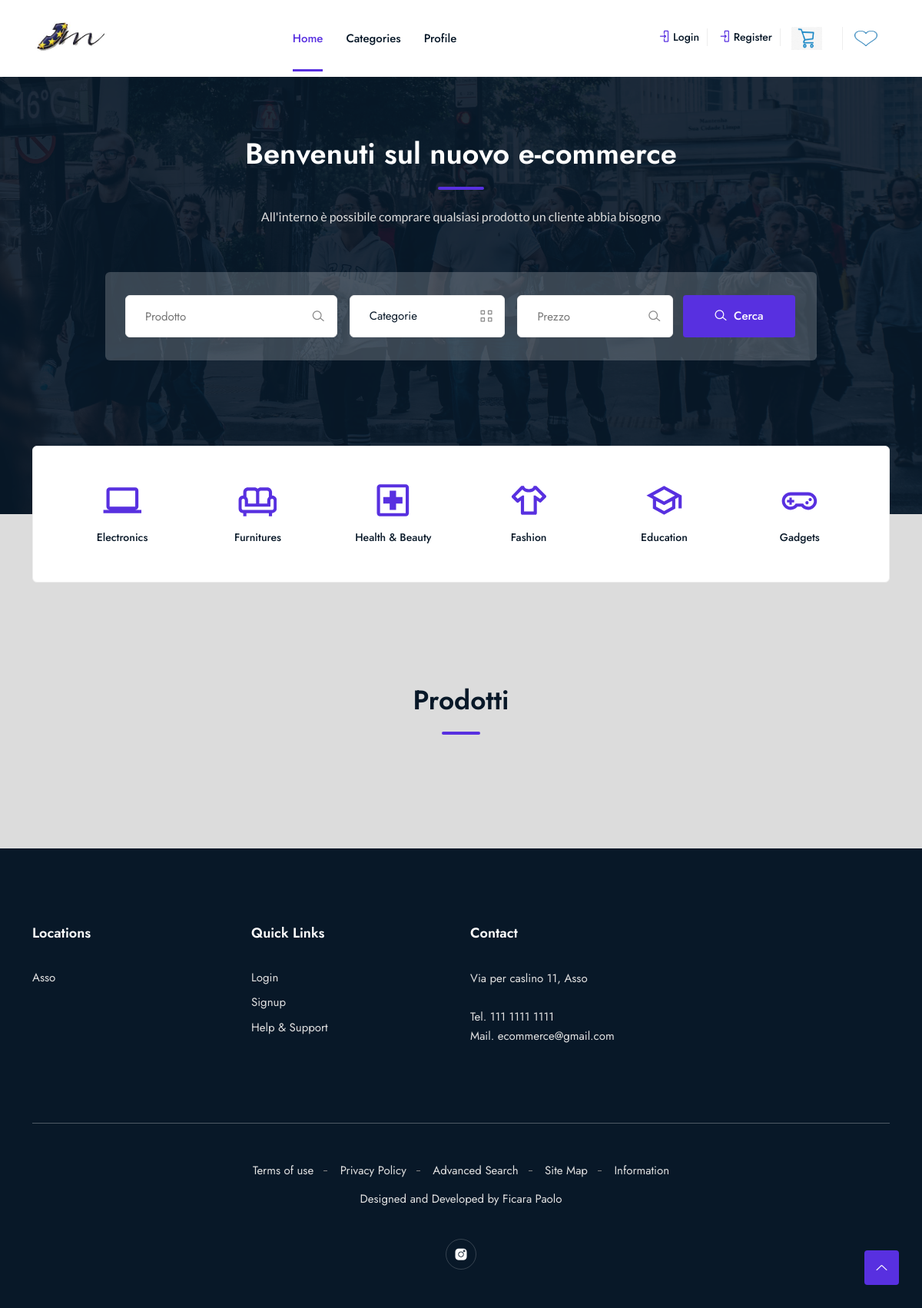
The page / on the database its author committed.
### tables this page shows
CREATE TABLE `categories` (
  `Id` int(4) NOT NULL,
  `name` varchar(16) NOT NULL,
  `description` varchar(255) NOT NULL,
  `thumbnail` varchar(255) NOT NULL
);

### index.php (the view, shortened to what this page needs)
<?php require_once("connection.php"); ?>
<!DOCTYPE html>
<html class="no-js" lang="zxx">
<head>
    <link rel="stylesheet" href="assets/css/bootstrap.min.css" />
    <link rel="stylesheet" href="assets/css/LineIcons.2.0.css" />
    <link rel="stylesheet" href="assets/css/animate.css" />
    <link rel="stylesheet" href="assets/css/tiny-slider.css" />
    <link rel="stylesheet" href="assets/css/glightbox.min.css" />
    <link rel="stylesheet" href="assets/css/main.css" />
</head>
<body>
    <header class="header navbar-area">
        <div class="container">
            <div class="row align-items-center">
                <div class="col-lg-12">
                    <div class="nav-inner">
                        <nav class="navbar navbar-expand-lg">
                            <a class="navbar-brand" href="index.html">
                                <img src="assets/images/logo.jpg" alt="Logo" id="logo" style="width: 100px; height: 100px;">
                            </a>
                            <div class="collapse navbar-collapse sub-menu-bar" id="navbarSupportedContent">
                                <ul id="nav" class="navbar-nav ms-auto">
                                    <li class="nav-item">
                                        <a class=" active dd-menu collapsed" href="javascript:void(0)" data-bs-toggle="collapse" data-bs-target="#submenu-1-1" aria-controls="navbarSupportedContent" aria-expanded="false" aria-label="Toggle navigation">Home
                                        </a>
                                    </li>
                                    <li class="nav-item">
                                        <a href="" aria-label="Toggle navigation">Categories</a>
                                    </li>
                                    <li class="nav-item">
                                        <a class=" dd-menu collapsed" href="javascript:void(0)" data-bs-toggle="collapse" data-bs-target="#submenu-1-4" aria-controls="navbarSupportedContent" aria-expanded="false" aria-label="Toggle navigation">Profile</a>
                                    </li>
                                </ul>
                            </div>
                            <div class="login-button">
                                <ul>
                                    <?php
                                    if (!isset($_SESSIO["username"])) {
                                        echo "<li><a href='login.php'><i class='lni lni-enter'></i>Login</a></li>
                                            <li><a href='registration.php'><i class='lni lni-enter'></i>Register</a></li>";
                                    }
                                    ?>
                                    <li>
                                        <a href="cart.php" class="navbar-brand">
                                            <img src="assets/images/cart.jpg" style="width: 40px; height:30px;">
                                        </a>
                                    </li>
                                    <li>
                                        <a href="wishList.php" class="navbar-brand">
                                            <img src="assets/images/heart.png" style="width: 30px; height:20px;">
                                        </a>
                                    </li>
                                </ul>
                            </div>
                        </nav>
                    </div>
                </div>
            </div>
        </div>
    </header>
    <section class="hero-area overlay" style="background-image: url('assets/images/hero-area.jpg');">
        <div class="container">
            <div class="row">
                <div class="col-lg-10 offset-lg-1 col-md-12 col-12">
                    <div class="hero-text text-center">
                        <div class="section-heading">
                            <h2 class="wow fadeInUp" data-wow-delay=".3s">Benvenuti sul nuovo e-commerce</h2>
                            <p class="wow fadeInUp" data-wow-delay=".5s">All'interno è possibile comprare qualsiasi prodotto un cliente abbia bisogno</p>
                        </div>
                        <form action="" class="search-form wow fadeInUp" method="get" data-wow-delay=".7s">
                            <div class="row">
                                <div class="col-lg-4 col-md-4 col-12 p-0">
                                    <div class="search-input">
                                        <label for="keyword"><i class="lni lni-search-alt theme-color"></i></label>
                                        <input type="text" name="keyword" id="keyword" placeholder="Prodotto">
                                    </div>
                                </div>
                                <div class="col-lg-3 col-md-3 col-12 p-0">
                                    <div class="search-input">
                                        <label for="category"><i class="lni lni-grid-alt theme-color"></i></label>
                                        <select name="category" id="category">
                                            <option value="none" selected disabled>Categorie</option>
                                        </select>
                                    </div>
                                </div>
                                <div class="col-lg-3 col-md-3 col-12 p-0">
                                    <div class="search-input">
                                        <label for="price"><i class="lni lni-search-alt theme-color"></i></label>
                                        <input type="number" name="price" id="price" placeholder="Prezzo">
                                    </div>
                                </div>
                                <div class="col-lg-2 col-md-2 col-12 p-0">
                                    <div class="search-btn button">
                                        <button class="btn"><i class="lni lni-search-alt"></i> Cerca </button>
                                    </div>
                                </div>
                            </div>
                        </form>
                    </div>
                </div>
            </div>
        </div>
    </section>
    <section class="categories">
        <div class="container">
            <div class="cat-inner">
                <div class="row">
                    <div class="col-12 p-0">
                        <div class="category-slider">
                            <?php
                            $query = "SELECT * FROM categories";
                            $result = $conn->query($query);
                            if ($result->num_rows > 0) {
                                while ($row = $result->fetch_assoc()) {
                                    echo "
                                        <a href='category.php?name=" . $row["name"] . "' class='single-cat'>
                                            <div>
                                                <img src='" . $row["thumbnail"] . "' alt='#' style='width:50px; height:50px'>
                                            </div>
                                            <h3>" . $row["name"] . "</h3>
                                        </a>
                                        ";
                                }
                            } else {
                                header("404.html");
                            }
                            ?>
                        </div>
                    </div>
                </div>
            </div>
        </div>
    </section>
    <section class="items-grid section custom-padding" style="background-color: #DCDCDC;">
        <div class="container">
            <div class="row">
                <div class="col-12">
                    <div class="section-title">
                        <h2 class="wow fadeInUp" data-wow-delay=".4s">Prodotti</h2>
                    </div>
                </div>
            </div>
        </div>
    </section>
    <footer class="footer">
        <div class="footer-top">
            <div class="container">
                <div class="row">
                    <div class="col-lg-3 col-md-6 col-12">
                        <div class="single-footer f-link">
                            <h3>Locations</h3>
                            <div class="row">
                                <div class="col-lg-3 col-md-3 col-6">
                                    <ul>
                                        <li><a href="https://www.google.it/maps/place/22033+Asso+CO/@45.8625664,9.252113,14z/data=!3m1!4b1!4m5!3m4!1s0x47841e4d12da606f:0x56be7a35673a6fe5!8m2!3d45.8615294!4d9.2696622?hl=it">Asso</a></li>
                                    </ul>
                                </div>
                            </div>
                        </div>
                    </div>
                    <div class="col-lg-3 col-md-6 col-12">
                        <div class="single-footer f-link">
                            <h3>Quick Links</h3>
                            <ul>
                                <li><a href="">Login</a></li>
                                <li><a href="">Signup</a></li>
                                <li><a href="">Help & Support</a></li>
                            </ul>
                        </div>
                    </div>
                    <div class="col-lg-3 col-md-6 col-12">
                        <div class="single-footer f-contact">
                            <h3>Contact</h3>
                            <ul>
                                <li>Via per caslino 11, Asso</li>
                                <li>Tel. 111 1111 1111 <br> Mail. ecommerce@gmail.com</li>
                            </ul>
                        </div>
                    </div>
                </div>
            </div>
        </div>
        <div class="footer-bottom">
            <div class="container">
                <div class="inner">
                    <div class="row">
                        <div class="col-12">
                            <div class="content">
                                <ul class="footer-bottom-links">
                                    <li><a href="">Terms of use</a></li>
                                    <li><a href=""> Privacy Policy</a></li>
                                    <li><a href="">Advanced Search</a></li>
                                    <li><a href="">Site Map</a></li>
                                    <li><a href="">Information</a></li>
                                </ul>
                                <p class="copyright-text">Designed and Developed by <a href="" rel="nofollow" target="_blank">Ficara Paolo</a>
                                </p>
                                <ul class="footer-social">
                                    <li><a href="https://instagram.com"><i class="lni lni-instagram-filled"></i></a></li>
                                </ul>
                            </div>
                        </div>
                    </div>
                </div>
            </div>
        </div>
    </footer>
    <a href="#" class="scroll-top btn-hover">
        <i class="lni lni-chevron-up"></i>
    </a>
</body>
</html>

### assets/css/tiny-slider.css (style rules this page uses)
.tns-slider { -webkit-transition:all 0s;-moz-transition:all 0s;transition:all 0s }
.tns-slider>.tns-item { -webkit-box-sizing:border-box;-moz-box-sizing:border-box;box-sizing:border-box }
.tns-horizontal.tns-subpixel { white-space:nowrap }
.tns-horizontal.tns-subpixel>.tns-item { display:inline-block;vertical-align:top;white-space:normal }

### rows shown on the page
categories: thumbnail (picture), name "Electronics"
categories: thumbnail (picture), name "Furnitures"
categories: thumbnail (picture), name "Health & Beauty"
categories: thumbnail (picture), name "Fashion"
categories: thumbnail (picture), name "Education"
categories: thumbnail (picture), name "Gadgets"
